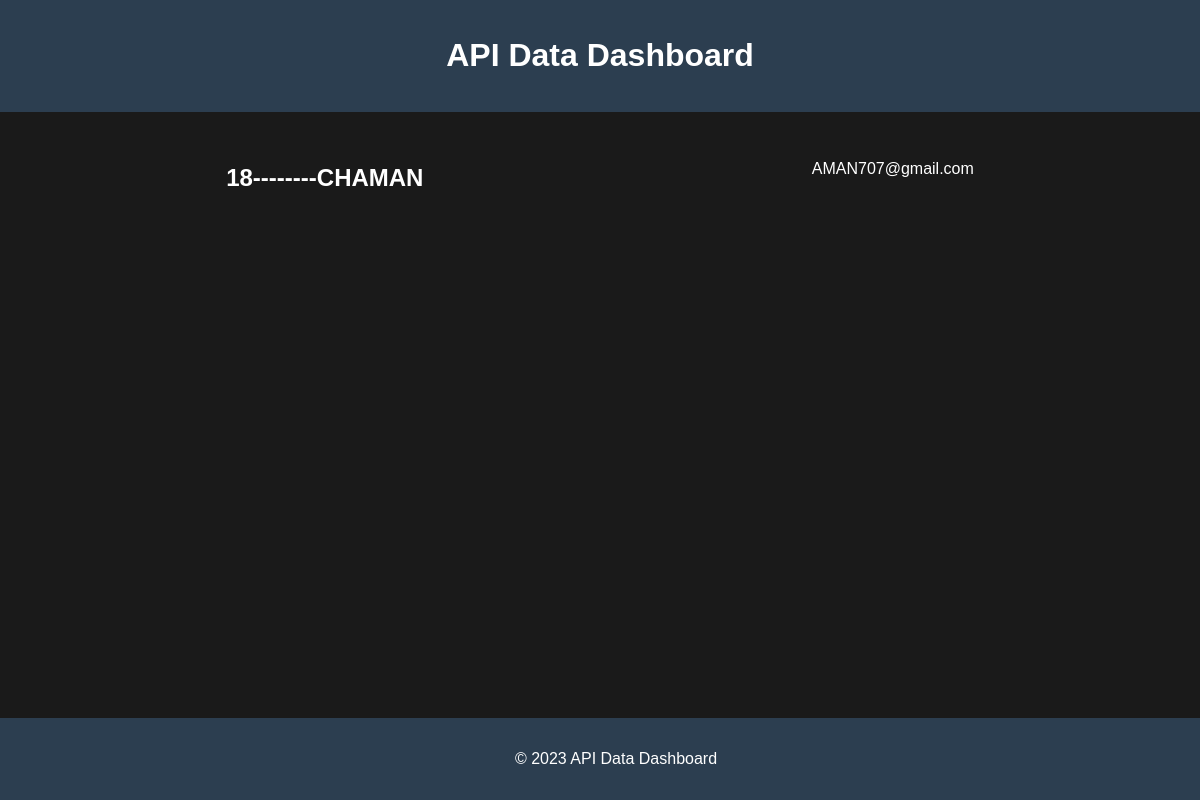
/17, run on an earlier commit of the app's database.
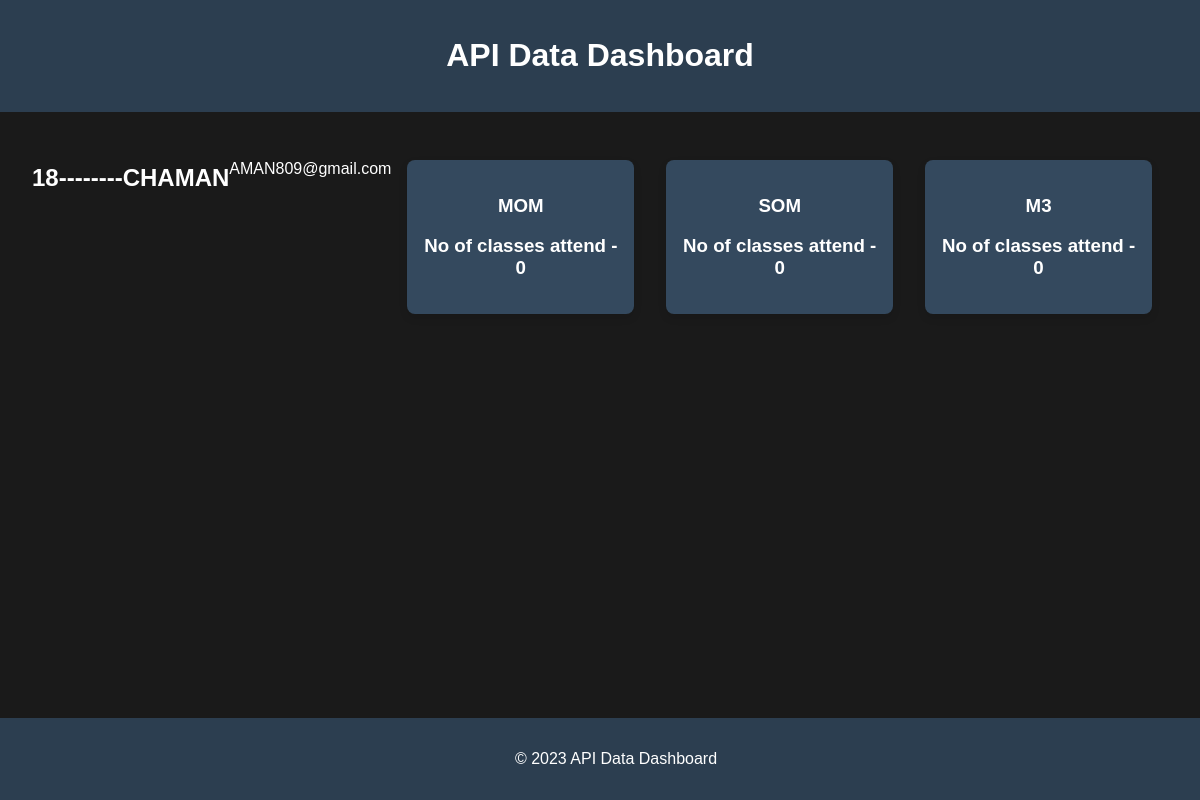
And on a later commit of the database.
### api/models.py (models this page shows, shortened)
class Student(models.Model):
      name = models.ForeignKey(User , on_delete=models.CASCADE  ,null = True , blank = True)
      attendance_status = models.CharField(max_length=7)
      subjects = models.ManyToManyField(Subject)

class Attendance(models.Model):
      subject = models.ForeignKey(Subject , on_delete= models.CASCADE)
      student = models.ForeignKey(Student , on_delete= models.CASCADE , null = True)
      no_of_classes_attended = models.IntegerField()

class Subject(models.Model):
      name = models.CharField(max_length=20)
      No_of_classes = models.IntegerField()
      no_of_required_classes = models.IntegerField()

### user_accounts/views.py (the view)
# urls.py: path("<pk>", student_data , name="student-data"),
def student_data(request,pk):
        student = Student.objects.get(id = pk)
        data = Attendance.objects.filter(student = student)
        context = {
                "stu":student,
                "data":data
        }
        return render(request , "CRUD.html" , context)

### TEMPLATES/CRUD.html (shortened to what this page needs)
<!DOCTYPE html>
<html lang="en">
<head>
</head>
<body>
  <header>
    <h1>API Data Dashboard</h1>
  </header>
  <section>
   <h2>{{stu.name.id}}--------{{stu.name.username}}</h2>
   <p>{{stu.name.email}}</p>
   {% for i in data %}
    <div class="card">
      <h3>{{i.subject.name}}</h3>
      <h3>No of classes attend - {{i.no_of_classes_attended}}</h3>
</div>
{% endfor %}
  </section>
  <footer>
    <p>&copy; 2023 API Data Dashboard</p>
  </footer>
</body>
</html>

### TEMPLATES/CRUD.html (style rules this page uses)
body { font-family: 'Arial', sans-serif; margin: 0; padding: 0; background-color: #1a1a1a; color: #fff; }
header { background-color: #2c3e50; color: #fff; padding: 1em; text-align: center; }
section { display: flex; justify-content: space-around; padding: 2em; }
.card { flex: 1; padding: 1em; margin: 1em; background-color: #34495e; border-radius: 8px; box-shadow: 0 4px 8px rgba(0, 0, 0, 0.1); text-align: center; }
footer { background-color: #2c3e50; color: #fff; padding: 1em; text-align: center; position: fixed; bottom: 0; width: 100%; }

What changed in the data, as far as the page shows it:
changed through a linked row, Student "CHAMAN": name.email "AMAN707@gmail.com" → "AMAN809@gmail.com"
added Attendance: subject.name "MOM", no_of_classes_attended "0"
added Attendance: subject.name "SOM", no_of_classes_attended "0"
added Attendance: subject.name "M3", no_of_classes_attended "0"
